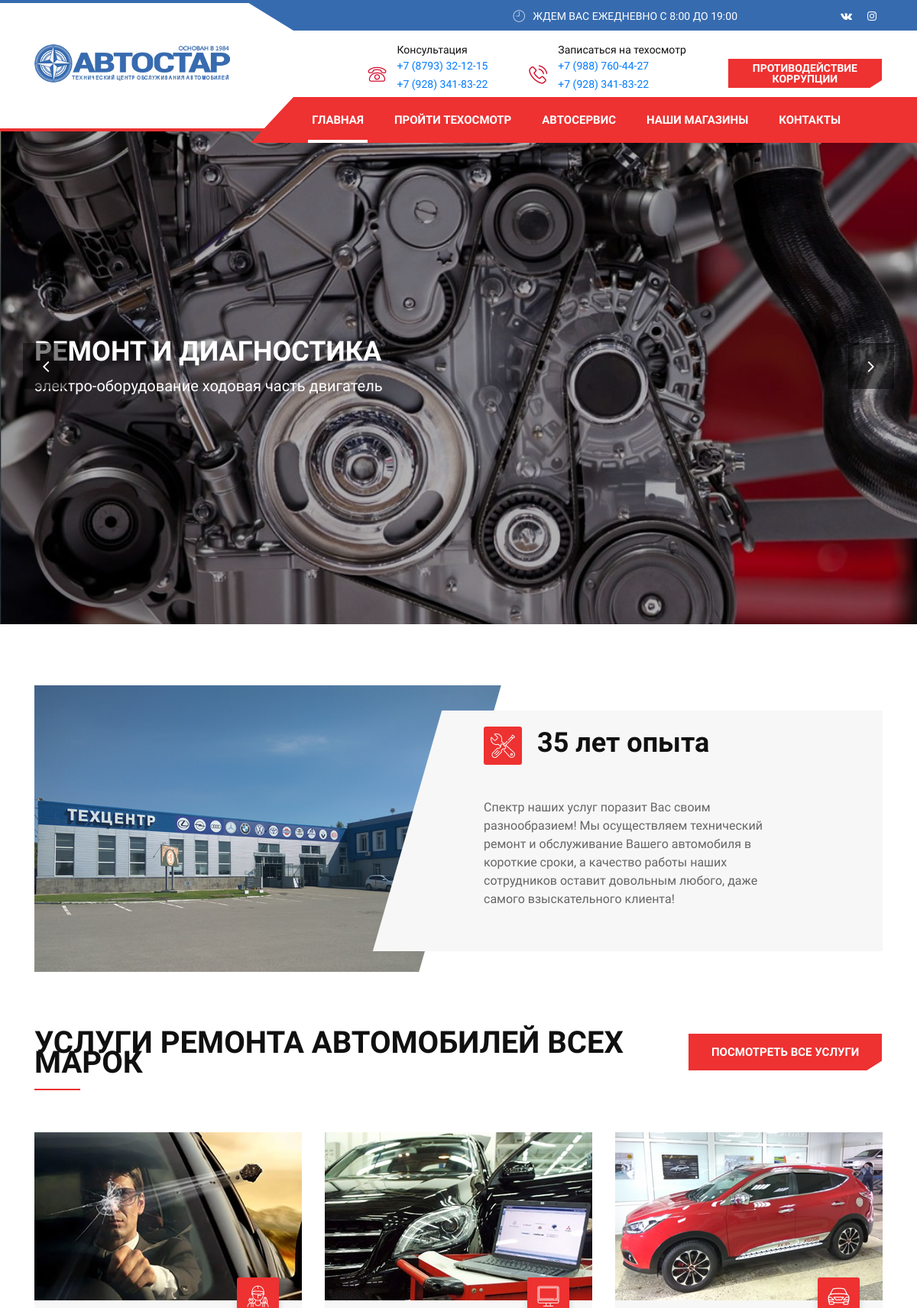
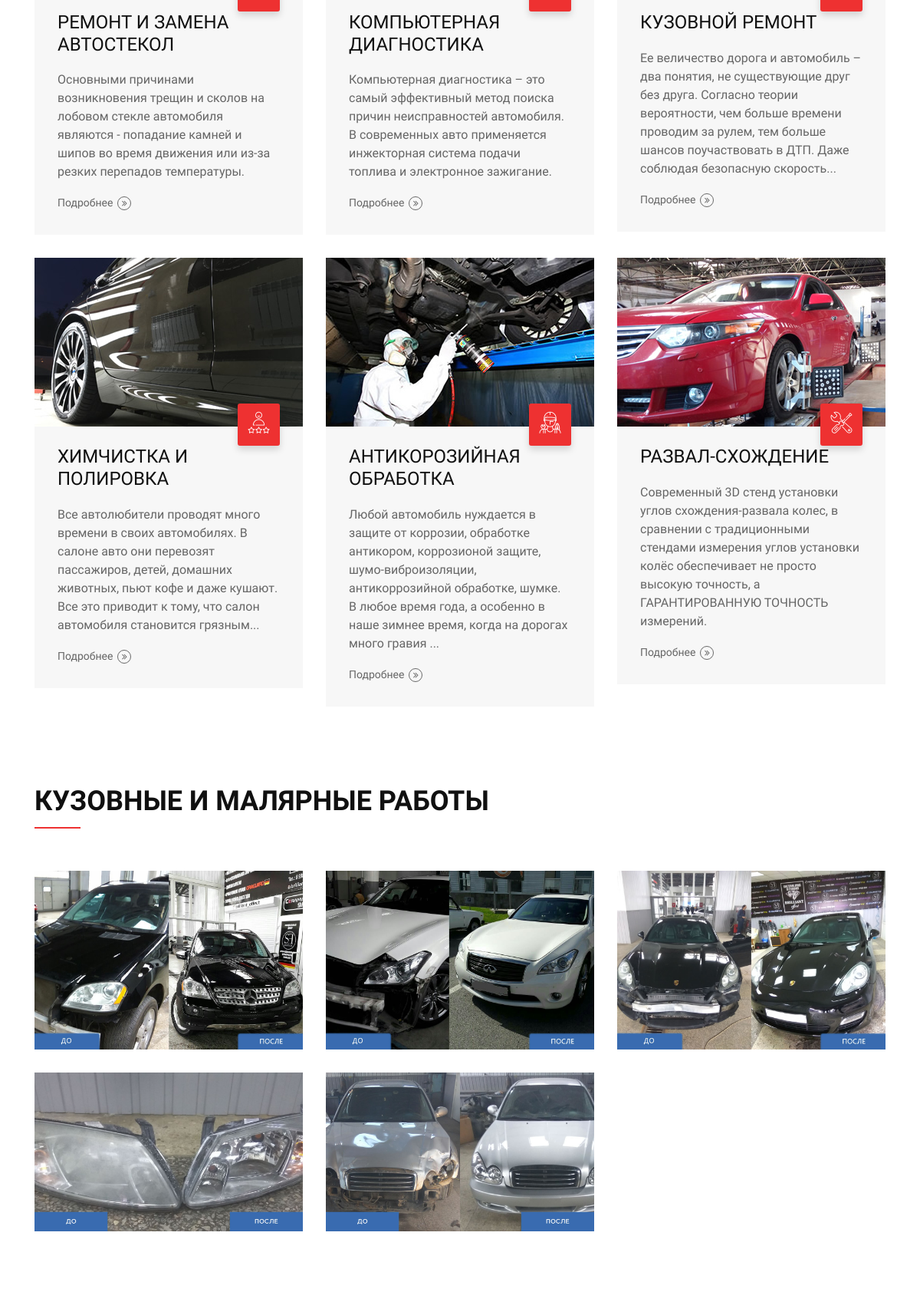
The page / (upper part) on the database its author committed (2 pictures, top to bottom).
### pages/models.py (models this page shows, shortened)
class Banner(models.Model):
    order = models.IntegerField('Порядок отображения', default=1)
    post = models.ForeignKey(Post, blank=True, null=True, on_delete=models.SET_NULL, verbose_name='Относится к посту')
    image = models.ImageField('Изображение для банера', upload_to='upload_img/', blank=False)
    small_text = models.CharField('Маленький текст', max_length=255, blank=True, null=True)
    big_text = models.CharField('Большой текст', max_length=255, blank=False, null=True)
    description = models.CharField('Описание', max_length=255, blank=True, null=True)
    url = models.CharField('Ссылка', max_length=255, blank=True, null=True,default='')
    is_active = models.BooleanField('Активен?', default=True)

class Service(models.Model):
    name = models.CharField('Название сервиса', max_length=255, blank=False, null=True)
    name_slug = models.CharField(max_length=255, blank=True, null=True)
    image = models.ImageField('Изображение сервиса для главной', upload_to='upload_img/', blank=False)
    head_image = models.ImageField('Изображение сервиса для шапки страницы', upload_to='upload_img/', blank=False)
    head_description = models.CharField('Короткое описание в шапке страницв ', max_length=255, blank=True, null=True, default='')
    icon = models.CharField('Иконка', max_length=50, blank=True, null=True)
    short_description = models.CharField('Короткое описание ',max_length=255, blank=True, null=True)
    full_description = RichTextUploadingField ('Полное описание ', blank=True, null=True)
    is_main_service = models.BooleanField('Основной сервис?', default=True)
    show_at_home = models.BooleanField('Отображать на главной?', default=False)
    class Meta:
        verbose_name = "Услуга "
        verbose_name_plural = "Услуги "

class Image(models.Model):
    image = models.ImageField('Изображение', upload_to='upload_img/', blank=False)
    big_text = models.CharField('Большой текст', max_length=255, blank=False, null=True)
    small_text = models.CharField('Малый текст', max_length=255, blank=False, null=True)
    created_at = models.DateTimeField(auto_now_add=True)
    class Meta:
        verbose_name = "Изображение "
        verbose_name_plural = "Изображения "

### pages/views.py (the view)
# urls.py: path('', views.index, name='index'),
def index(request):
    if request.POST:
        send_mail('Запрос на обратный звонок', 'Посетитель {} просит перезвонить ему на номер {} '.format(
            request.POST.get('name'),request.POST.get('phone')), 'admin@avtostar-kmv.ru', ['marketing@avtostar-kmv.ru'], fail_silently=False)
        send = True
    active_home = 'active'
    title = 'РЕМОНТ АВТОМОБИЛЕЙ ВСЕХ МАРОК'
    banners = Banner.objects.filter(is_active=True).order_by('order')
    services = Service.objects.filter(show_at_home=True)
    images = Image.objects.all()
    return render(request, 'pages/index.html', locals())

### pages/context_processors.py (called while the page is built)
def get_all_services(request):
    main_services = Service.objects.filter(is_main_service=True)
    other_services = Service.objects.filter(is_main_service=False)
    return locals()

### templates/pages/index.html (shortened to what this page needs)
{% extends 'basic.html' %}
{% load static %}
{% block content %}
   <div class="ts-slider-area owl-carousel">
   {% for banner in banners %}
      <div class="slider-items slider-overlay" style="background: url({{ banner.image.url }})">
         <div class="container">
            <div class="row align-items-center">
               <div class="col-lg-8 col-md-12">
                  <div class="slider-content">
                     <h2 style="color: #fff">
                        {{ banner.big_text }}
                     </h2>
                  {% if banner.description %}
                     <p class="slider-desc">{{ banner.description }}</p>
                   {% endif %}
                  </div>
               </div>
            </div>
         </div>
      </div>
   {% endfor %}
   </div>
<section id="main-container" class="main-container pb-0">
      <div class="ts-about-us">
         <div class="container">
            <div class="row overflow-hidden no-gutters">
               <div class="col-lg-7 col-md-12">
                  <div class="box-skew-hidden-left">
                        <div class="box-skew-left">
                           <img class="img-fluid" src="{% static 'images/home1.jpg' %}" alt="">
                        </div>
                  </div>
               </div>
               <div class="col-lg-5 col-md-12">
                  <div class="box-skew-right">
                        <div class="box-content-wrapper">
                           <i class="icon-repair"></i>
                           <h2 class="column-title no-border">
                              35 лет опыта
                           </h2>
                           <p>Спектр наших услуг поразит Вас своим разнообразием! Мы осуществляем технический ремонт и обслуживание Вашего автомобиля в короткие сроки, а качество работы наших сотрудников оставит
                               довольным любого, даже самого взыскательного клиента!</p>
                        </div>
                  </div>
               </div>
            </div>
         </div>
      </div>
   </section>
    <div style="margin-top: 80px;" class="container">
         <div class="row">
            <div class="col-md-9">
               <h1 class="section-title">
                  УСЛУГИ РЕМОНТА АВТОМОБИЛЕЙ ВСЕХ МАРОК
               </h1>
            </div>
            <div class="col-md-3">
               <button onclick="window.location.href='/service/all'" class="btn btn-primary" >Посмотреть все услуги</button>
            </div>
         </div>
         <div class="row">
             {% for service in services %}
            <div class="col-lg-4 col-md-12">
               <div style="margin-bottom: 30px;" class="ts-service-wrapper">
                     <span class="service-img">
                        <img class="img-fluid" src="{{ service.image.url }}" alt="">
                     </span>
                     <div class="service-content">
                        <div class="service-icon">
                           <i class="{{ service.icon }}"></i>
                        </div>
                        <h3><a href="{% url 'service' service.name_slug %}">{{ service.name }}</a></h3>
                        <p>{{ service.short_description }}</p>
                        <a href="{% url 'service' service.name_slug %}" class="readmore">Подробнее<i class="fa fa-angle-double-right"></i></a>
                     </div>
                  </div>
            </div>
          {% endfor %}
         </div>
		</div>
<div style="margin-top: 80px;" class="ts-gallery">
            <div class="container">
                <div class="row">
                    <div class="col-md-12">
                        <h2 class="section-title">
                            КУЗОВНЫЕ И МАЛЯРНЫЕ РАБОТЫ
                        </h2>
                    </div>
                </div>
                <div class="row">
                    {% for image in images %}
                  <div class="col-lg-4 col-md-6">
                  <div class="img-gallery">
                     <a class="gallery-popup" href="{{ image.image.url }}" title="{{ image.big_text }} {{ image.small_text }}">
                        <img class="img-fluid" src="{{ image.image.url }}" alt="">
                     </a>
                  </div>
                  </div>
          {% endfor %}
            </div>
        </div>
   <section id="ts-appointment" class="ts-appointment pb-0">
   </section>
{% endblock %}

### rows shown on the page
Banner: image (picture), big_text "РЕМОНТ И ДИАГНОСТИКА", description "электро-оборудование ходовая часть двигатель"
Service: image (picture), name "РЕМОНТ И ЗАМЕНА АВТОСТЕКОЛ", short_description "Основными причинами возникновения трещин и сколов на лобовом стекле автомобиля являются - попадание камней и шипов во время движения или из-за резких перепадов температуры."
Service: image (picture), name "КОМПЬЮТЕРНАЯ ДИАГНОСТИКА", short_description "Компьютерная диагностика – это самый эффективный метод поиска причин неисправностей автомобиля. В современных авто применяется инжекторная система подачи топлива и электронное зажигание."
Service: image (picture), name "КУЗОВНОЙ РЕМОНТ", short_description "Ее величество дорога и автомобиль – два понятия, не существующие друг без друга. Согласно теории вероятности, чем больше времени проводим за рулем, тем больше шансов поучаствовать в ДТП. Даже соблюдая безопасную скорость..."
Service: image (picture), name "ХИМЧИСТКА И ПОЛИРОВКА", short_description "Все автолюбители проводят много времени в своих автомобилях. В салоне авто они перевозят пассажиров, детей, домашних животных, пьют кофе и даже кушают. Все это приводит к тому, что салон автомобиля становится грязным..."
Service: image (picture), name "АНТИКОРОЗИЙНАЯ ОБРАБОТКА", short_description "Любой автомобиль нуждается в защите от коррозии, обработке антикором, коррозионой защите, шумо-виброизоляции, антикоррозийной обработке, шумке. В любое время года, а особенно в наше зимнее время, когда на дорогах много гравия ..."
Service: image (picture), name "РАЗВАЛ-СХОЖДЕНИЕ", short_description "Современный 3D стенд установки углов схождения-развала колес, в сравнении с традиционными стендами измерения углов установки колёс обеспечивает не просто высокую точность, а ГАРАНТИРОВАННУЮ ТОЧНОСТЬ измерений."
Image: image (picture)
Image: image (picture)
Image: image (picture)
Image: image (picture)
Image: image (picture)
